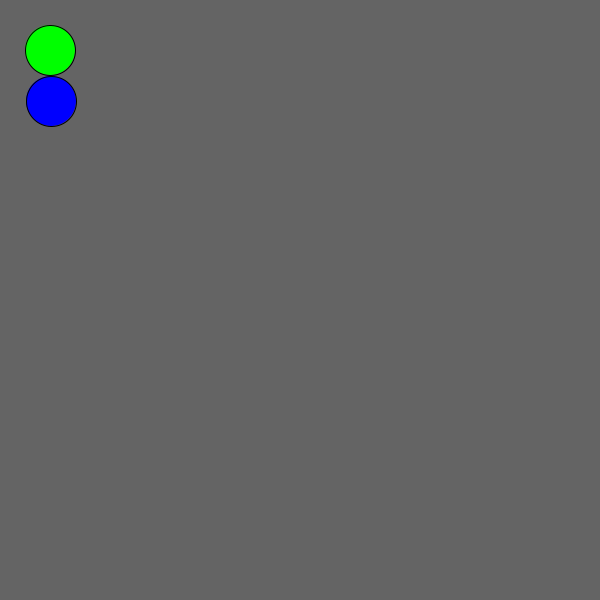
Frame 1 (no input)
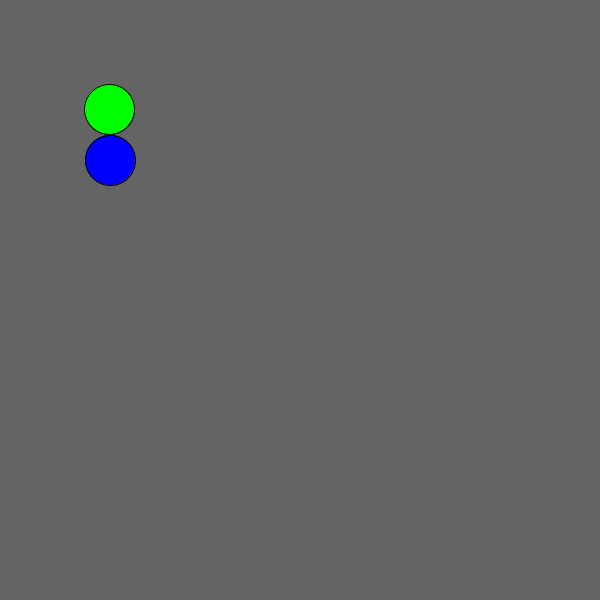
Frame 60 (the mouse pressed at the canvas centre just before this capture)
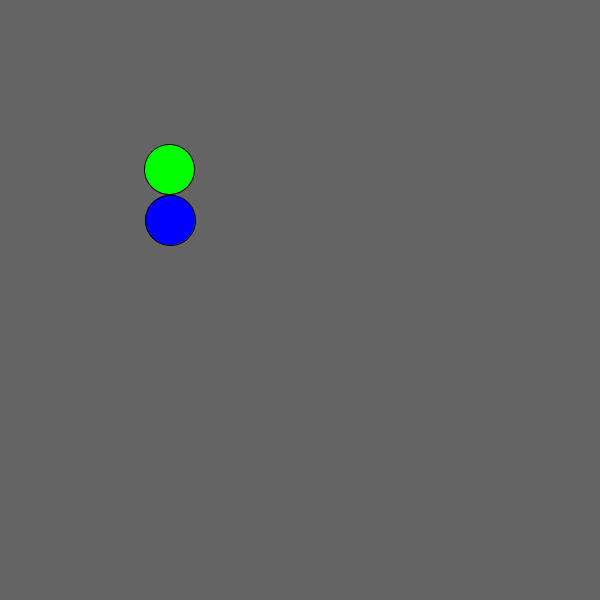
Frame 120 (the mouse held since frame 60 and released just before this capture)

The Processing sketch that drew these frames (run headless with seeded random() and noise(); from frame 60 on, the mouse is pressed at the canvas centre):

// Processing sketch: sugardscreen
// ── sugardscreen.pde
void setup()
{
  size(600, 600);
  background(100);
  fill(255, 0, 0);
  ellipse(width/2, height/2, 50, 50);
}

int y = 1;
PVector pos = new PVector(50, 100);
int directionX = 1;
int directionY = 1;

class Ball {
  PVector pos;
  int size;
  int directionX = 1;
  int directionY = 1;
  int spd;
  
  Ball(int _size) {
    pos = new PVector(width/2, height/2);
    size = _size;
  }
  
  void display() {
    fill(0, 255, 0);
    ellipse(pos.x, pos.y, size, size);
  }
  
  void move(int _spd) {
    spd = _spd;
    stayIn();
    pos.x += directionX;
    pos.y += directionY;
  }
  
  void stayIn() {
    if (pos.x <= 0) {
      directionX = spd;
    } else if (pos.x >= width) {
      directionX = -spd;
    }
    if (pos.y <= 0) {
      directionY = spd;
    } else if (pos.y >= height) {
      directionY = -spd;
    }
  }
}

Ball ball = new Ball(50);


void draw()
{
  if (pos.x <= 0) {
    directionX = int(random(1, 5));
  } else if (pos.x >= width) {
    directionX = int(random(-1, -5));
  }
  if (pos.y <= 0) {
    directionY = int(random(1, 5));
  } else if (pos.y >= height) {
    directionY = int(random(-1, -5));
  }
  pos.x += directionX;
  pos.y += directionY;
  fill(0, 0, 255);
  background(100);
  ellipse(pos.x, pos.y, 50, 50);
  
  ball.display();
  ball.move(int(random(5, 10)));
}
